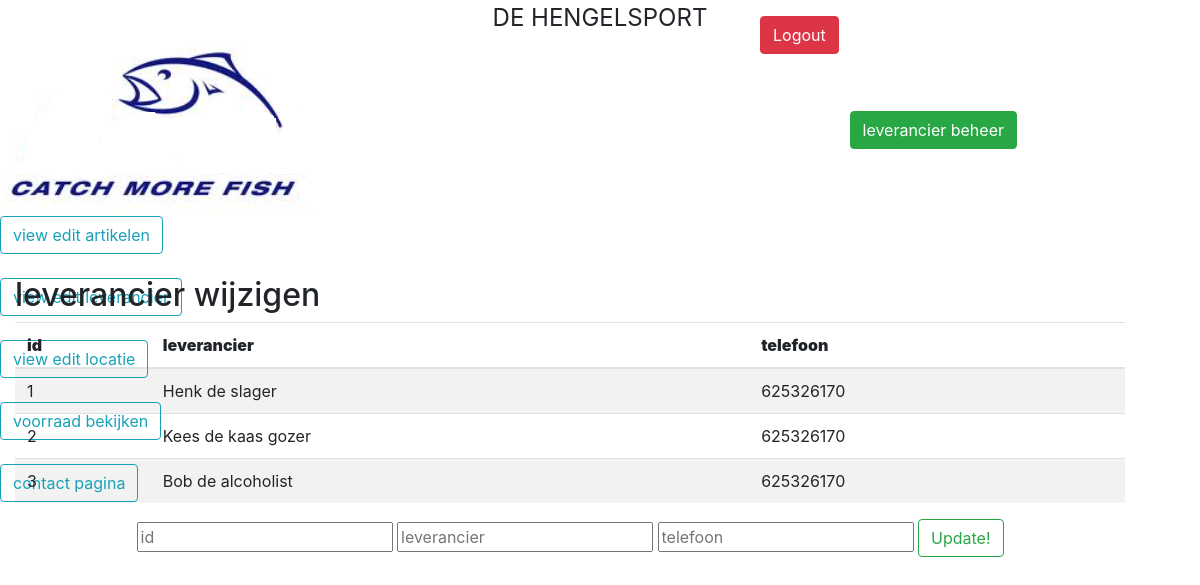
Screenshot of /leverancier_wijzigen.php (signed in) with the database file from the repository.
### tables this page shows
CREATE TABLE leverancier(
    id INT NOT NULL AUTO_INCREMENT,
    leverancier VARCHAR(250) NOT NULL,
    telefoon INT(15) NOT NULL,
    PRIMARY KEY(id)
);

### database.php (called while the page is built, shortened)
  <?php
  class database{
    private $pdo;
    public function __construct($host, $user, $pass, $db, $charset){
      try {
          $dsn = "mysql:host=$host;dbname=$db;charset=$charset";
          $options = [
              PDO::ATTR_ERRMODE            => PDO::ERRMODE_EXCEPTION,
              PDO::ATTR_DEFAULT_FETCH_MODE => PDO::FETCH_ASSOC,
              PDO::ATTR_EMULATE_PREPARES   => false,
          ];
          $this->pdo = new PDO($dsn, $user, $pass, $options);
      } catch (\PDOException $e) {
          echo $e->getMessage();
          throw $e;
      }
    }
    public function get_leverancier_information($leverancier){
        $query = "SELECT id, leverancier, telefoon FROM leverancier
        ";
        $stmt = $this->pdo->prepare($query);
        $leverancier !== NULL ? $stmt->execute(['leverancier'=>$leverancier]) : $stmt->execute();
        $results = $stmt->fetchAll(PDO::FETCH_ASSOC);
        return $results;
    }
  }
?>

### leverancier_wijzigen.php (the view, shortened to what this page needs)
<?php
include 'database.php';
$db = new database('localhost', 'root', '', 'hengelsport', 'utf8');
?>
<html>
  <head>
    <link rel="stylesheet" href="https://cdn.jsdelivr.net/npm/bootstrap@4.5.3/dist/css/bootstrap.min.css">
  </head>
  <body>
    <div>
      <legend style="text-align: center;"> DE HENGELSPORT </legend>
      <img src="img\logo.png">
      <a class="btn btn-success" href="view_edit_delete_leverancier.php" style="margin-left:530;">leverancier beheer</a>
      <a class="btn btn-danger" href="logout.php" style="margin-left:760px; margin-top:-200px">Logout</a>
        <div class="topnav">
          <a class="btn btn-outline-info" href="view_edit_delete_artikelen.php">view edit artikelen</a><br><br>
          <a class="btn btn-outline-info" href="view_edit_delete_leverancier.php">view edit leverancier</a><br><br>
          <a class="btn btn-outline-info" href="view_edit_delete_locatie.php">view edit locatie</a><br><br>
          <a class="btn btn-outline-info" href="voorraad.php">voorraad bekijken</a><br><br>
          <a class="btn btn-outline-info" href="contact.php">contact pagina</a><br><br>
        </div>
      </div>
    <?php
        $results = $db->get_leverancier_information(NULL);
        $columns = array_keys($results[0]);
        ?>
    <div class="container" style="margin-top:-250px; margin-right:500px;">
        <div class="table-responsive">
            <div class="table-wrapper">
                <div class="table-title">
                    <div class="row">
                        <div class="col-sm-5">
                            <h2>leverancier wijzigen</b></h2>
                        </div>
                    </div>
                </div>
                <table class="table table-striped table-hover">
                    <thead>
                        <tr>
                          <?php foreach($columns as $column){ ?>
                              <th><strong> <?php echo $column ?> </strong></th>
                          <?php } ?>
                        </tr>
                    </thead>
                    <?php foreach($results as $rows => $row){ ?>
                        <tr>
                            <?php foreach($row as $row_data){?>
                                <td>
                                    <?php echo $row_data ?>
                                </td>
                            <?php } ?>
                      </tr>
                    <?php } ?>
              </table>
              <form method="post" align="center" action='leverancier_wijzigen.php' method='post' accept-charset='UTF-8'>
                <fieldset>
                  <input type="text" name="id" placeholder="id" required/>
                  <input type="text" name="leverancier" placeholder="leverancier" required/>
                  <input type="text" name="telefoon" placeholder="telefoon" required/>
                  <button class="btn btn-outline-success" type="submit" name="submit" value="Sign up!">Update!</button>
                </fieldset>
              </form>
            </div>
          </div>
        </div>
    </body>
  </html>

### leverancier_wijzigen.php (style rules this page uses)
.table-responsive { overflow-x: unset !important; }

### rows the page displays
leverancier: id "1", leverancier "Henk de slager", telefoon "625326170"
leverancier: id "2", leverancier "Kees de kaas gozer", telefoon "625326170"
leverancier: id "3", leverancier "Bob de alcoholist", telefoon "625326170"

### other values shown
$column "id"
$column "leverancier"
$column "telefoon"
